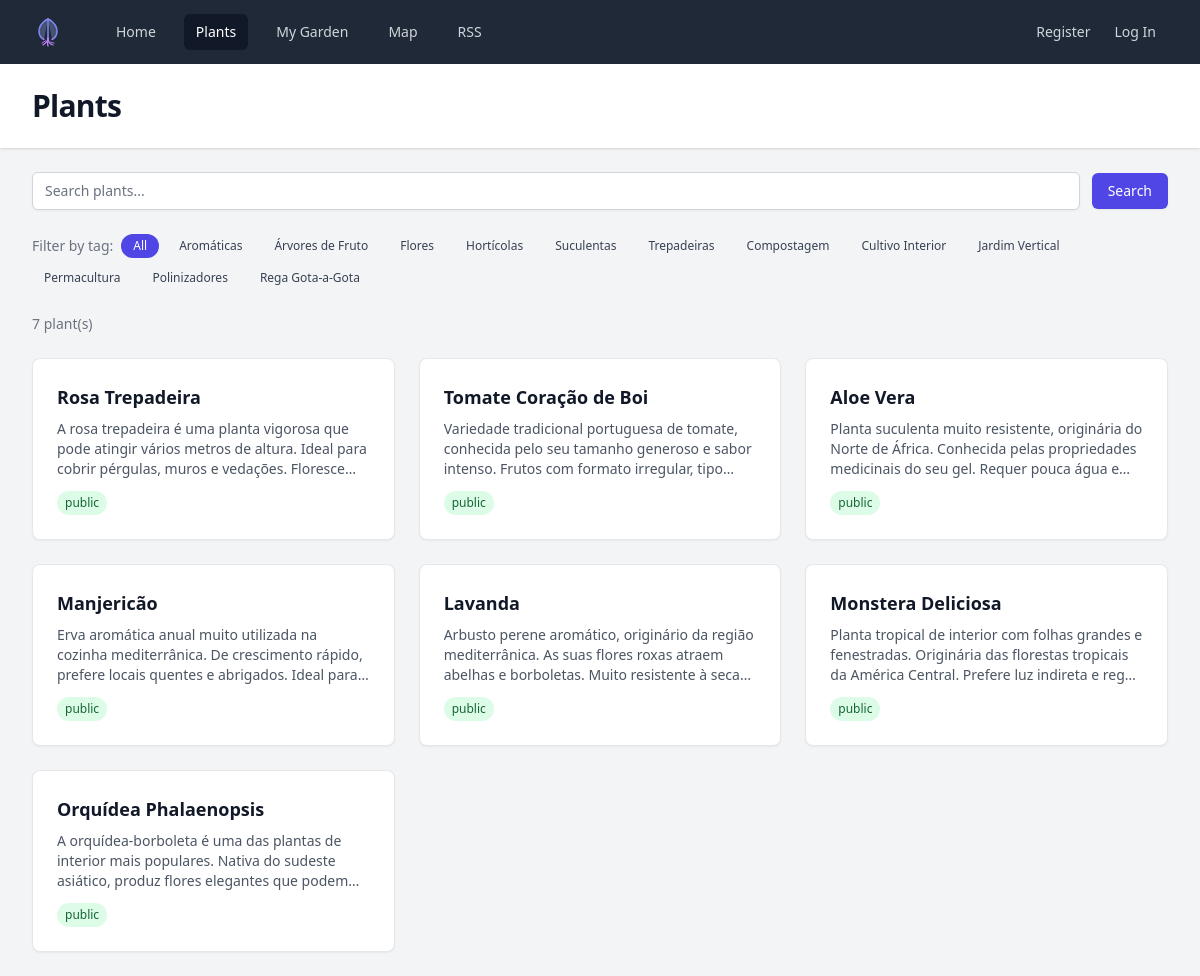
/plants, run on the app's committed database.
### tables this page shows
CREATE TABLE IF NOT EXISTS `tags`
(
    `id`         INT UNSIGNED                  NOT NULL AUTO_INCREMENT,
    `name`       VARCHAR(100)                  NOT NULL,
    `type`       ENUM ('primary', 'secondary') NOT NULL,
    `user_id`    INT UNSIGNED                  NOT NULL,
    `created_at` TIMESTAMP                     NOT NULL DEFAULT CURRENT_TIMESTAMP,

    PRIMARY KEY (`id`),
    UNIQUE KEY `uk_tags_name` (`name`),
    KEY `idx_tags_user_id` (`user_id`),
    CONSTRAINT `fk_tags_user` FOREIGN KEY (`user_id`) REFERENCES `users` (`id`) ON DELETE CASCADE
);

CREATE TABLE IF NOT EXISTS `plants`
(
    `id`         INT UNSIGNED                NOT NULL AUTO_INCREMENT,
    `user_id`    INT UNSIGNED                NOT NULL,
    `name`       VARCHAR(255)                NOT NULL,
    `body`       TEXT                                 DEFAULT NULL,
    `visibility` ENUM ('public', 'internal') NOT NULL DEFAULT 'public',
    `created_at` TIMESTAMP                   NOT NULL DEFAULT CURRENT_TIMESTAMP,
    `updated_at` TIMESTAMP                   NOT NULL DEFAULT CURRENT_TIMESTAMP ON UPDATE CURRENT_TIMESTAMP,

    PRIMARY KEY (`id`),
    KEY `idx_plants_user_id` (`user_id`),
    CONSTRAINT `fk_plants_user` FOREIGN KEY (`user_id`) REFERENCES `users` (`id`) ON DELETE CASCADE
);

### Core/functions.php (called while the page is built, shortened)
<?php
function urlIs($value)
{
    return $_SERVER["REQUEST_URI"] === $value;
}
function base_path($path)
{
    return BASE_PATH . $path;
}
function view($path, $attributes = [])
{
    extract($attributes);
    require base_path("views/" . $path);
}

### Http/controllers/plants/index.php (called while the page is built, shortened)
<?php
$db = App::resolve(Database::class);
$q = $_GET["q"] ?? "";
$tagFilter = $_GET["tag"] ?? "";
$isGuest = !($_SESSION["user"] ?? false);
$sql = "SELECT DISTINCT p.* FROM plants p";
$params = [];
$conditions = [];
if ($isGuest) {
    $conditions[] = "p.visibility = 'public'";
}
if ($conditions) {
    $sql .= " WHERE " . implode(" AND ", $conditions);
}
$sql .= " ORDER BY p.created_at DESC";
$plants = $db->query($sql, $params)->get();
$tags = $db->query("SELECT * FROM tags ORDER BY type, name")->get();
view("plants/index.view.php", [
    "heading" => "Plants",
    "plants" => $plants,
    "tags" => $tags,
    "q" => $q,
    "tagFilter" => $tagFilter,
]);

### public/index.php (called while the page is built, shortened)
<?php
require BASE_PATH . "Core/functions.php";
require BASE_PATH . "bootstrap.php";
$router = new \Core\Router();
$uri = parse_url($_SERVER["REQUEST_URI"])["path"];
$method = $_POST["_method"] ?? $_SERVER["REQUEST_METHOD"];
try {
    $router->route($uri, $method);
} catch (ValidationException $exception) {
    $_SESSION["_flash"]["errors"] = $exception->errors;
    $_SESSION["_flash"]["old"] = $exception->old;
    return redirect($router->previousUrl());
}

### Core/App.php (called while the page is built, shortened)
<?php
class App
{
    protected static $bindings = [];
    public static function bind($key, $resolver): void
    {
        static::$bindings[$key] = $resolver;
    }
    public static function resolve($key)
    {
        $resolver = static::$bindings[$key];
        return call_user_func($resolver);
    }
}

### config.php (called while the page is built)
<?php
return [
    "database" => [
        "host" => getenv("DB_HOST") ?: "localhost",
        "port" => (int) (getenv("DB_PORT") ?: 3306),
        "dbname" => getenv("DB_NAME") ?: "rooted",
        "charset" => "utf8mb4",
    ],
    "username" => getenv("DB_USER") ?: "root",
    "password" => getenv("DB_PASSWORD") ?: "root",
];

### bootstrap.php (called while the page is built, shortened)
<?php
App::bind(Database::class, function () {
    $config = require base_path("config.php");
    return new Database(
        $config["database"],
        $config["username"],
        $config["password"],
    );
});

### Core/Database.php (called while the page is built, shortened)
<?php
class Database
{
    public $connection;
    public $statement;
    public function __construct($config, $username = "root", $password = "")
    {
        $dsn = "mysql:" . http_build_query($config, "", ";");
        $this->connection = new PDO($dsn, $username, $password, [
            PDO::ATTR_DEFAULT_FETCH_MODE => PDO::FETCH_ASSOC,
            PDO::ATTR_ERRMODE => PDO::ERRMODE_EXCEPTION,
        ]);
    }
    public function query($query, $params = []): self
    {
        $this->statement = $this->connection->prepare($query);
        $this->statement->execute($params);
        return $this;
    }
    public function get()
    {
        return $this->statement->fetchAll();
    }
}

### views/plants/index.view.php (the view, shortened to what this page needs)
<?php require base_path("views/partials/head.php"); ?>
<?php require base_path("views/partials/nav.php"); ?>
<?php require base_path("views/partials/banner.php"); ?>
<main>
    <div class="mx-auto max-w-7xl py-6 sm:px-6 lg:px-8">
        <form method="GET" action="/plants" class="mb-6">
            <div class="flex items-center gap-3">
                <input type="text" name="q" value="<?= htmlspecialchars(
                    $q ?? "",
                ) ?>"
                       placeholder="Search plants..."
                       class="block w-full rounded-md border-gray-300 shadow-sm focus:border-indigo-500 focus:ring-indigo-500 sm:text-sm">
                <button type="submit"
                        class="rounded-md bg-indigo-600 py-2 px-4 text-sm font-medium text-white shadow-sm hover:bg-indigo-700">
                    Search
                </button>
            </div>
        </form>
        <?php if (!empty($tags)): ?>
            <div class="mb-6 flex flex-wrap items-center gap-2">
                <span class="text-sm font-medium text-gray-500">Filter by tag:</span>
                <a href="/plants<?= !empty($q) ? "?q=" . urlencode($q) : "" ?>"
                   class="inline-flex items-center rounded-full px-3 py-1 text-xs font-medium <?= empty(
                       $tagFilter
                   )
                       ? "bg-indigo-600 text-white"
                       : "bg-gray-100 text-gray-700 hover:bg-gray-200" ?>">
                    All
                </a>
                <?php foreach ($tags as $tag): ?>
                    <a href="/plants?tag=<?= $tag["id"] .
                        (!empty($q) ? "&q=" . urlencode($q) : "") ?>"
                       class="inline-flex items-center rounded-full px-3 py-1 text-xs font-medium <?= (int) ($tagFilter ??
                           0) === (int) $tag["id"]
                           ? "bg-indigo-600 text-white"
                           : "bg-gray-100 text-gray-700 hover:bg-gray-200" ?>">
                        <?= htmlspecialchars($tag["name"]) ?>
                    </a>
                <?php endforeach; ?>
            </div>
        <?php endif; ?>
        <div class="mb-6 flex items-center justify-between">
            <p class="text-sm text-gray-500"><?= count($plants) ?> plant(s)</p>
        </div>
        <?php if (empty($plants)): ?>
            <p class="text-gray-500">No plants found.</p>
        <?php else: ?>
            <div class="grid gap-6 sm:grid-cols-2 lg:grid-cols-3">
                <?php foreach ($plants as $plant): ?>
                    <a href="/plant?id=<?= $plant["id"] ?>"
                       class="block rounded-lg border border-gray-200 bg-white p-6 shadow-sm hover:shadow-md transition-shadow">
                        <h3 class="text-lg font-semibold text-gray-900"><?= htmlspecialchars(
                            $plant["name"],
                        ) ?></h3>
                        <?php if (!empty($plant["body"])): ?>
                            <p class="mt-2 text-sm text-gray-600 line-clamp-3"><?= htmlspecialchars(
                                $plant["body"],
                            ) ?></p>
                        <?php endif; ?>
                        <span class="mt-3 inline-block rounded-full px-2 py-1 text-xs font-medium
                            <?= $plant["visibility"] === "public"
                                ? "bg-green-100 text-green-800"
                                : "bg-yellow-100 text-yellow-800" ?>">
                            <?= htmlspecialchars($plant["visibility"]) ?>
                        </span>
                    </a>
                <?php endforeach; ?>
            </div>
        <?php endif; ?>
    </div>
</main>
<?php require base_path("views/partials/footer.php"); ?>

### Core/Router.php (shortened to what this page needs)
<?php
class Router
{
    protected $routes = [];
    public function add($method, $uri, $controller): self
    {
        $this->routes[] = [
            "uri" => $uri,
            "controller" => $controller,
            "method" => $method,
            "middleware" => [],
        ];
        return $this;
    }
    public function only(string ...$keys): self
    {
        $this->routes[array_key_last($this->routes)]["middleware"] = $keys;
        return $this;
    }
    public function route($uri, $method)
    {
        foreach ($this->routes as $route) {
            if (
                $route["uri"] === $uri &&
                $route["method"] === strtoupper($method)
            ) {
                return require base_path(
                    "Http/controllers/" . $route["controller"],
                );
            }
        }
    }
}

### views/partials/head.php (shortened to what this page needs)
<!doctype html>
<html lang="en" class="h-full bg-gray-100">
<head>
    <script src="https://cdn.tailwindcss.com?plugins=forms"></script>
</head>
<body class="h-full">
<div class="min-h-full">

### views/partials/nav.php (shortened to what this page needs)
<nav class="bg-gray-800">
    <div class="mx-auto max-w-7xl px-4 sm:px-6 lg:px-8">
        <div class="flex h-16 items-center justify-between">
            <div class="flex items-center">
                <div class="flex-shrink-0">
                </div>
                <div class="hidden md:block">
                    <div class="ml-10 flex items-baseline space-x-4">
                        <a href="/"
                           class="<?= urlIs("/")
                               ? "bg-gray-900 text-white"
                               : "text-gray-300" ?> hover:bg-gray-700 hover:text-white px-3 py-2 rounded-md text-sm font-medium">Home</a>
                        <a href="/plants"
                           class="<?= urlIs("/plants")
                               ? "bg-gray-900 text-white"
                               : "text-gray-300" ?> hover:bg-gray-700 hover:text-white px-3 py-2 rounded-md text-sm font-medium">Plants</a>
                        <a href="/my-garden"
                           class="<?= urlIs("/my-garden")
                                   ? "bg-gray-900 text-white"
                                   : "text-gray-300" ?> hover:bg-gray-700 hover:text-white px-3 py-2 rounded-md text-sm font-medium">My Garden</a>
                        <a href="/map"
                           class="<?= urlIs("/map")
                                   ? "bg-gray-900 text-white"
                                   : "text-gray-300" ?> hover:bg-gray-700 hover:text-white px-3 py-2 rounded-md text-sm font-medium">Map</a>
                        <a href="/rss"
                           class="<?= urlIs("/rss")
                           ? "bg-gray-900 text-white"
                                   : "text-gray-300" ?> hover:bg-gray-700 hover:text-white px-3 py-2 rounded-md text-sm font-medium">RSS</a>
                    </div>
                </div>
            </div>
            <div class="hidden md:block">
                <div class="ml-4 flex items-center md:ml-6">
                    <?php if ($_SESSION["user"] ?? false): ?>
                        <a href="/profile" class="text-gray-300 hover:text-white text-sm mr-4"><?= htmlspecialchars(
                            $_SESSION["user"]["email"],
                        ) ?></a>
                        <form method="POST" action="/session">
                            <input type="hidden" name="_method" value="DELETE"/>
                            <button class="text-white hover:text-gray-300 text-sm font-medium">Log Out</button>
                        </form>
                    <?php else: ?>
                        <a href="/register"
                           class="<?= urlIs("/register")
                               ? "bg-gray-900 text-white"
                               : "text-gray-300" ?> hover:bg-gray-700 hover:text-white px-3 py-2 rounded-md text-sm font-medium">Register</a>
                        <a href="/login"
                           class="<?= urlIs("/login")
                               ? "bg-gray-900 text-white"
                               : "text-gray-300" ?> hover:bg-gray-700 hover:text-white px-3 py-2 rounded-md text-sm font-medium">Log In</a>
                    <?php endif; ?>
                </div>
            </div>
        </div>
    </div>
</nav>

### views/partials/banner.php
<header class="bg-white shadow">
    <div class="mx-auto max-w-7xl py-6 px-4 sm:px-6 lg:px-8">
        <h1 class="text-3xl font-bold tracking-tight text-gray-900"><?= $heading ?></h1>
    </div>
</header>

### views/partials/footer.php
</div>
</body>
</html>

### data on the page
tags: name "Aromáticas"
tags: name "Árvores de Fruto"
tags: name "Flores"
tags: name "Hortícolas"
tags: name "Suculentas"
tags: name "Trepadeiras"
tags: name "Compostagem"
tags: name "Cultivo Interior"
tags: name "Jardim Vertical"
tags: name "Permacultura"
tags: name "Polinizadores"
tags: name "Rega Gota-a-Gota"
plants: name "Rosa Trepadeira", body "A rosa trepadeira é uma planta vigorosa que pode atingir vários metros de altura. Ideal para cobrir pérgulas, muros e vedações.…", visibility "public"
plants: name "Tomate Coração de Boi", body "Variedade tradicional portuguesa de tomate, conhecida pelo seu tamanho generoso e sabor intenso. Frutos com formato irregular,…", visibility "public"
plants: name "Aloe Vera", body "Planta suculenta muito resistente, originária do Norte de África. Conhecida pelas propriedades medicinais do seu gel. Requer pouca água…", visibility "public"
plants: name "Manjericão", body "Erva aromática anual muito utilizada na cozinha mediterrânica. De crescimento rápido, prefere locais quentes e abrigados. Ideal…", visibility "public"
plants: name "Lavanda", body "Arbusto perene aromático, originário da região mediterrânica. As suas flores roxas atraem abelhas e borboletas. Muito resistente à…", visibility "public"
plants: name "Monstera Deliciosa", body "Planta tropical de interior com folhas grandes e fenestradas. Originária das florestas tropicais da América Central. Prefere luz indireta e…", visibility "public"
plants: name "Orquídea Phalaenopsis", body "A orquídea-borboleta é uma das plantas de interior mais populares. Nativa do sudeste asiático, produz flores elegantes que…", visibility "public"

### other printed values
count($plants) "7"
